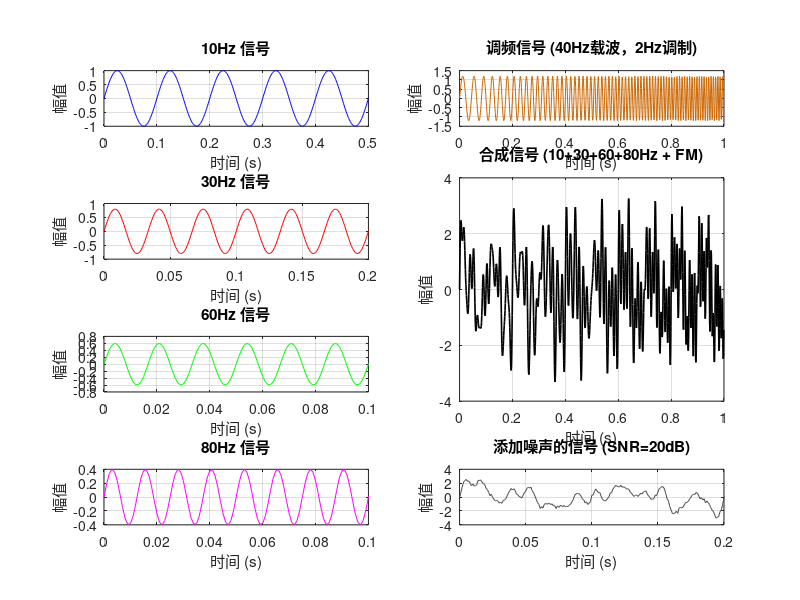

MATLAB code to generate this figure: (Note: this script raises an error after producing the figure.)
clear;clc;
%% 信号参数设置
fs = 1000;          % 采样频率 (Hz)
T = 1;              % 信号时长 (秒)
t = 0:1/fs:T-1/fs;  % 时间向量
N = length(t);      % 采样点数

%% 1. 固定频率信号分量
A1 = 1.0; f1 = 10;   % 10Hz 信号
A2 = 0.8; f2 = 30;   % 30Hz 信号  
A3 = 0.6; f3 = 60;   % 60Hz 信号
A4 = 0.4; f4 = 80;   % 80Hz 信号

% 生成正弦信号
signal_f1 = A1 * sin(2*pi*f1*t);
signal_f2 = A2 * sin(2*pi*f2*t);
signal_f3 = A3 * sin(2*pi*f3*t);
signal_f4 = A4 * sin(2*pi*f4*t);

%% 2. 调频信号 (FM Signal)
% 调频信号参数
A_fm = 1.2;          % FM信号幅值
%f_carrier = 40;      % 载波频率 (Hz)
%f_modulation = 2;    % 调制频率 (Hz)
%modulation_index = 5; % 调制指数
f_ch=20+50*t;
% 方法1: 使用sin(2*pi*积分(瞬时频率))生成FM信号
% 瞬时频率: f_instant = f_carrier + modulation_index*f_modulation*cos(2*pi*f_modulation*t)
%phase_integral = cumsum(2*pi*(f_carrier + modulation_index*f_modulation*cos(2*pi*f_modulation*t)))/fs;
%signal_fm = A_fm * sin(phase_integral);

% 方法2: 简化的FM表达式 (对于正弦调制)
signal_fm = A_fm * sin(2*pi.*f_ch.*t);

%% 3. 组合所有信号
signal_total = signal_f1 + signal_f2 + signal_f3 + signal_f4 + signal_fm;

%% 4. 可选：添加高斯白噪声
SNR = 20;  % 信噪比 (dB)
signal_noisy = awgn(signal_total, SNR, 'measured');

%% 绘制时域信号
figure('Position', [100, 100, 1200, 800])

% 子图1: 各分量信号
subplot(4,2,1)
plot(t, signal_f1, 'b')
title('10Hz 信号')
xlabel('时间 (s)'); ylabel('幅值')
xlim([0, 0.5]); grid on

subplot(4,2,3)
plot(t, signal_f2, 'r')
title('30Hz 信号')
xlabel('时间 (s)'); ylabel('幅值')
xlim([0, 0.2]); grid on

subplot(4,2,5)
plot(t, signal_f3, 'g')
title('60Hz 信号')
xlabel('时间 (s)'); ylabel('幅值')
xlim([0, 0.1]); grid on

subplot(4,2,7)
plot(t, signal_f4, 'm')
title('80Hz 信号')
xlabel('时间 (s)'); ylabel('幅值')
xlim([0, 0.1]); grid on

% 子图2: FM信号
subplot(4,2,2)
plot(t, signal_fm, 'Color', [0.8, 0.4, 0])
title('调频信号 (40Hz载波，2Hz调制)')
xlabel('时间 (s)'); ylabel('幅值')
xlim([0, 1]); grid on

% 子图3: 组合信号
subplot(4,2,[4,6])
plot(t, signal_total, 'k', 'LineWidth', 1.2)
title('合成信号 (10+30+60+80Hz + FM)')
xlabel('时间 (s)'); ylabel('幅值')
xlim([0, 1]); grid on

% 子图4: 含噪声的信号
subplot(4,2,8)
plot(t, signal_noisy, 'Color', [0.3, 0.3, 0.3])
title(sprintf('添加噪声的信号 (SNR=%ddB)', SNR))
xlabel('时间 (s)'); ylabel('幅值')
xlim([0, 0.2]); grid on

sgtitle('多频率信号与调频信号合成')
s=signal_total;